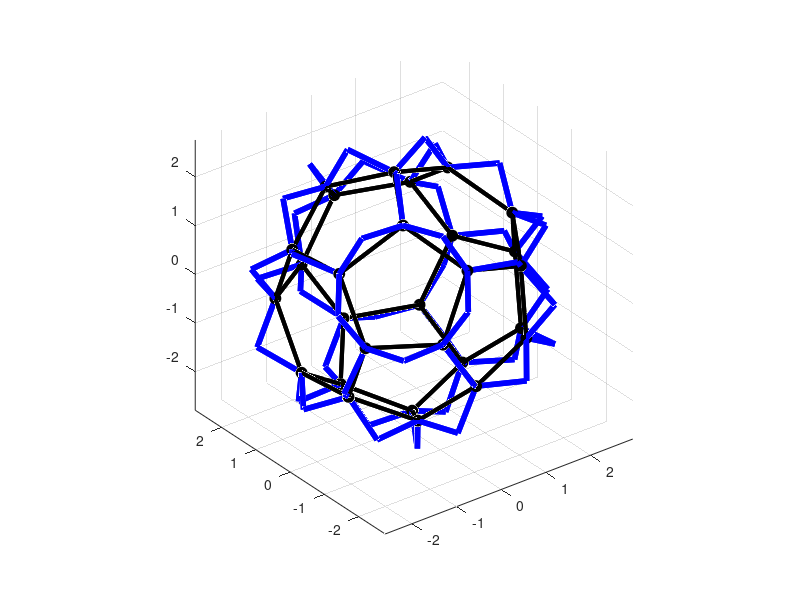

The MATLAB script that drew this image:
clear all
close all
% coordinates of the cage
A = load('28_cage_1.dat');
c = [];
% number of trimers in the cage
n = 28;
for i = 1:n
    c = [c [A(i,4); A(i,5); A(i,6)]];
end
% scaling factor to get right angles around 3-fold axis 
k = 1.266;
fid = fopen('trimers.dat','w');
arm_len = [];
for i = 1:n
    plot3([c(1,i)],[c(2,i)],[c(3,i)],'ok','MarkerFaceColor','k','MarkerSize',8)
    axis equal
    grid on
    hold on
    for j = 1:n
        if (j ~= i) && (norm(c(:,i)-c(:,j)) < 1.5)%1.39-1.43
            plot3([c(1,i) c(1,j)],[c(2,i) c(2,j)],[c(3,i) c(3,j)],'k','LineWidth',3)
            hold on
            mid = k*(c(:,i)+c(:,j))/2;
            plot3([c(1,i) mid(1)],[c(2,i) mid(2)],[c(3,i) mid(3)],'b','LineWidth',4)
            hold on
            plot3([c(1,j) mid(1)],[c(2,j) mid(2)],[c(3,j) mid(3)],'b','LineWidth',4)
            hold on
            arm1 = norm(c(:,i)-mid);
            arm_len = [arm_len ; arm1];
            arm2 = norm(c(:,j)-mid);
            arm_len = [arm_len ; arm2];
            fprintf(fid,'%g %g %g %g %g %g\n',c(1,i),c(2,i),c(3,i),mid(1),mid(2),mid(3));
        end
    end
end
fclose(fid);

Arm_length_between_min_and_max = (min(arm_len)+max(arm_len))/2

A = load('trimers.dat');
freq = load('freq_angles_I32-10_2.dat');
f = zeros(1,n);
for i = 1:n
    bf = 0;
    c1 = A(3*i-2,1:3);
    c2 = A(3*i-2,4:6);
    c3 = A(3*i-1,4:6);
    c4 = A(3*i,4:6);
    ang1 = acos(dot(c2-c1,c3-c1)/norm(c2-c1)/norm(c3-c1))*180/pi;
    ang2 = acos(dot(c3-c1,c4-c1)/norm(c3-c1)/norm(c4-c1))*180/pi;
    ang3 = acos(dot(c4-c1,c2-c1)/norm(c4-c1)/norm(c2-c1))*180/pi;
    s = ang1+ang2+ang3;
    a1 = floor(ang1);
    a2 = floor(ang2);
    a3 = floor(ang3);
    vec1 = sort([a1,a2,a3]);
    arr = freq(end,1:3)-freq(1,1:3);
    for ii = 1:arr(1)+1
        for jj = 1:arr(2)+1
            for kk = 1:arr(3)+1
                vec2 = sort(freq((ii-1)*33*31+(jj-1)*33+kk,1:3));
                if isequal(vec1,vec2)
                    f(i) = freq((ii-1)*33*31+(jj-1)*33+kk,4);
                    bf = 1;
                    break
                end
            end
            if bf
                break
            end
        end
        if bf
            break
        end
    end
end

mf = min(f)
